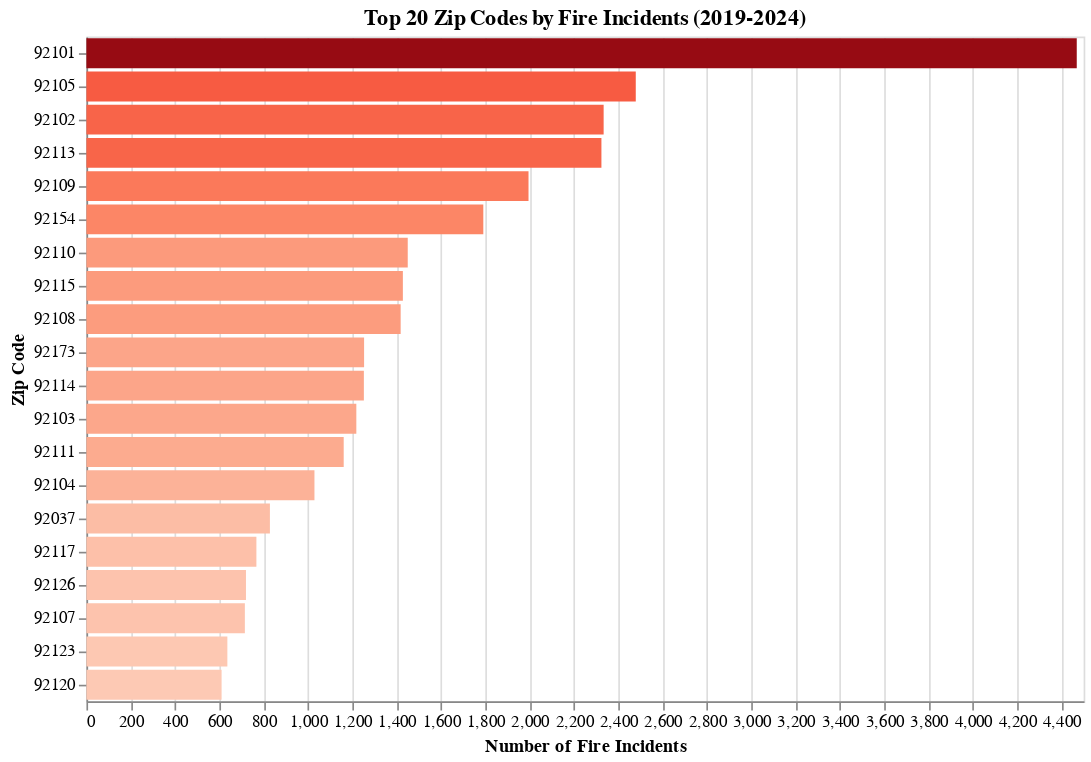

Here is the notebook cell this chart was saved with:
### Code cell
# VISUALIZATION 1: Top Zip Codes
top_zips = df_fire_clean['address_zip'].value_counts().head(20).reset_index()
top_zips.columns = ['zip_code', 'count']

alt.Chart(top_zips).mark_bar().encode(
    x=alt.X('count:Q', title='Number of Fire Incidents'),
    y=alt.Y('zip_code:N', title='Zip Code', sort='-x'),
    color=alt.Color('count:Q', scale=alt.Scale(scheme='reds'), legend=None),
    tooltip=['zip_code:N', 'count:Q']
).properties(
    width=600,
    height=400,
    title='Top 20 Zip Codes by Fire Incidents (2019-2024)'
)

### Figure 1 — Vega-Lite specification as saved in the notebook (floating-point values rounded to 4 significant figures)
{"config": {"view": {"continuousWidth": 300, "continuousHeight": 300}}, "data": {"name": "data-f70154b2cca72b8178ce4aa9f3a871a3"}, "mark": {"type": "bar"}, "encoding": {"color": {"field": "count", "legend": null, "scale": {"scheme": "reds"}, "type": "quantitative"}, "tooltip": [{"field": "zip_code", "type": "nominal"}, {"field": "count", "type": "quantitative"}], "x": {"field": "count", "title": "Number of Fire Incidents", "type": "quantitative"}, "y": {"field": "zip_code", "sort": "-x", "title": "Zip Code", "type": "nominal"}}, "height": 400, "title": "Top 20 Zip Codes by Fire Incidents (2019-2024)", "width": 600, "$schema": "https://vega.github.io/schema/vega-lite/v5.17.0.json", "datasets": {"data-f70154b2cca72b8178ce4aa9f3a871a3": [{"zip_code": "92101", "count": 4469}, {"zip_code": "92105", "count": 2479}, {"zip_code": "92102", "count": 2334}, {"zip_code": "92113", "count": 2324}, {"zip_code": "92109", "count": 1995}, {"zip_code": "92154", "count": 1791}, {"zip_code": "92110", "count": 1450}, {"zip_code": "92115", "count": 1428}, {"zip_code": "92108", "count": 1418}, {"zip_code": "92173", "count": 1253}, {"zip_code": "92114", "count": 1252}, {"zip_code": "92103", "count": 1218}, {"zip_code": "92111", "count": 1161}, {"zip_code": "92104", "count": 1029}, {"zip_code": "92037", "count": 828}, {"zip_code": "92117", "count": 767}, {"zip_code": "92126", "count": 720}, {"zip_code": "92107", "count": 715}, {"zip_code": "92123", "count": 636}, {"zip_code": "92120", "count": 610}]}}
